Frame 1 (no input): blank canvas, image omitted
Frame 60 (the mouse pressed at the canvas centre just before this capture): blank canvas, image omitted
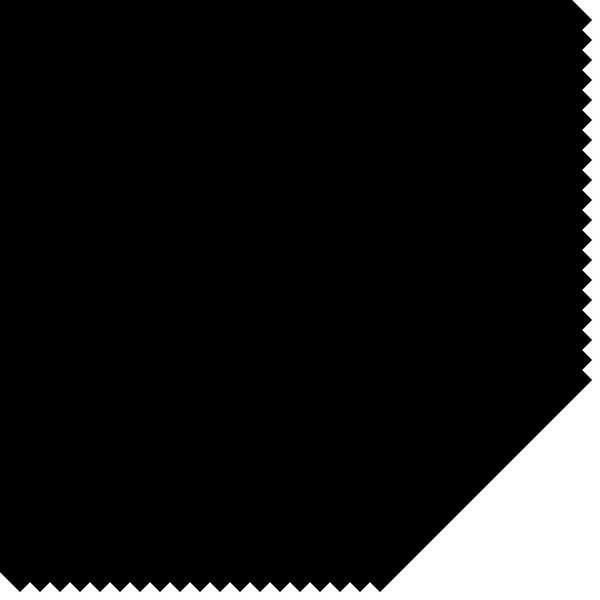
Frame 120 (the mouse held since frame 60 and released just before this capture)

The Processing sketch whose frames 1 and 60 were blank and that drew this single picture after the mouse press (run headless with seeded random() and noise(); from frame 60 on, the mouse is pressed at the canvas centre):

// Processing sketch: processing_42995
// ── processing_42995.pde



void setup()
{
  size(600,600);
  background(255);
  smooth();
  noStroke();
}
 
int rows = 20;
int columns = 20;
 
void draw()
{
 background (255);



  float side = 20;
    for(int r = 1; r<rows; r++)
  {
    for(int c = 1; c<columns; c++)
    {
  
      
      fill(0);
      pushMatrix();
      translate(r*20, c*20 );
    
      rotate(radians(45));
      
      rectMode(CENTER);
  
      rect(0,0,mouseX, mouseX);

      
 
      popMatrix();
    }
  }
}
